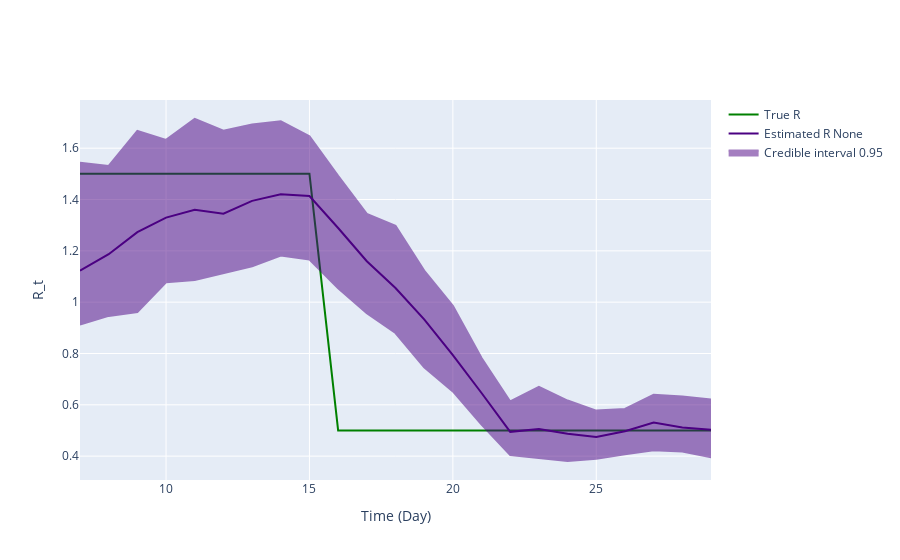

The notebook cell this image was saved under:
### Markdown cell above
## Inference plot using class method results

### Code cell
fig = ReproductionNumberPlot()

fig.add_ground_truth_rt(ground_truth)
fig.add_interval_rt(new_intervals)

fig.update_labels(time_label='Time (Day)', r_label='R_t')

fig.show_figure()

### Figure 1 — Plotly figure (JSON) as saved in the notebook; plotly's stock layout.template omitted (floating-point values rounded to 4 significant figures)
{"data": [{"line": {"color": "green"}, "mode": "lines", "name": "True R", "type": "scatter", "x": [7, 8, 9, 10, 11, 12, 13, 14, 15, 16, 17, 18, 19, 20, 21, 22, 23, 24, 25, 26, 27, 28, 29], "y": [1.5, 1.5, 1.5, 1.5, 1.5, 1.5, 1.5, 1.5, 1.5, 0.5, 0.5, 0.5, 0.5, 0.5, 0.5, 0.5, 0.5, 0.5, 0.5, 0.5, 0.5, 0.5, 0.5]}, {"line": {"color": "indigo"}, "mode": "lines", "name": "Estimated R None", "type": "scatter", "x": [7, 8, 9, 10, 11, 12, 13, 14, 15, 16, 17, 18, 19, 20, 21, 22, 23, 24, 25, 26, 27, 28, 29], "y": [1.123, 1.187, 1.273, 1.33, 1.36, 1.345, 1.395, 1.421, 1.414, 1.289, 1.16, 1.055, 0.933, 0.794, 0.646, 0.4947, 0.5053, 0.4868, 0.475, 0.497, 0.5313, 0.5116, 0.503]}, {"fill": "toself", "fillcolor": "indigo", "line": {"color": "indigo"}, "mode": "lines", "name": "Credible interval 0.95", "opacity": 0.5, "showlegend": true, "type": "scatter", "x": [7, 8, 9, 10, 11, 12, 13, 14, 15, 16, 17, 18, 19, 20, 21, 22, 23, 24, 25, 26, 27, 28, 29, 29, 28, 27, 26, 25, 24, 23, 22, 21, 20, 19, 18, 17, 16, 15, 14, 13, 12, 11, 10, 9, 8, 7], "y": [1.543, 1.531, 1.667, 1.632, 1.714, 1.669, 1.693, 1.705, 1.647, 1.492, 1.344, 1.298, 1.123, 0.9861, 0.7821, 0.6131, 0.6702, 0.6167, 0.5775, 0.5837, 0.6393, 0.6321, 0.6205, 0.3957, 0.4182, 0.4231, 0.4078, 0.3899, 0.3811, 0.3937, 0.4039, 0.5228, 0.6521, 0.746, 0.8799, 0.9572, 1.054, 1.166, 1.181, 1.14, 1.113, 1.086, 1.077, 0.9618, 0.9465, 0.9124]}], "layout": {"hovermode": "x unified", "xaxis": {"title": {"text": "Time (Day)"}}, "yaxis": {"title": {"text": "R_t"}}}}
